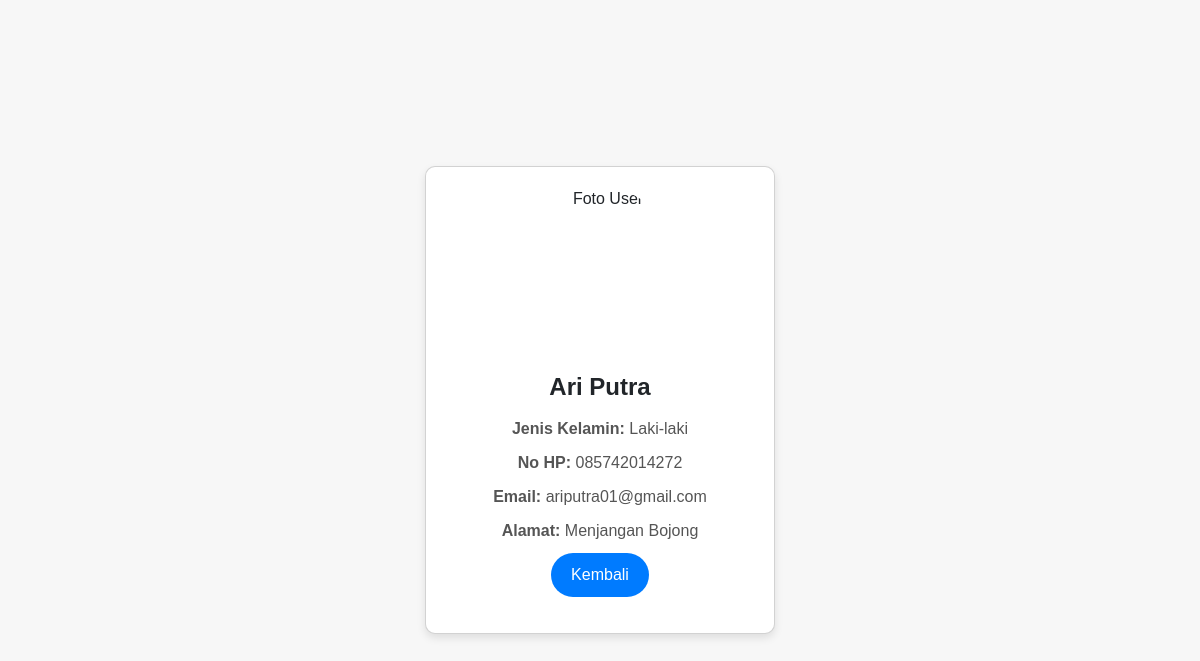
Screenshot of /detail.php?id=1 with the database file from the repository.
### tables this page shows
CREATE TABLE `tb_users` (
  `id` int(10) NOT NULL,
  `nama` varchar(255) NOT NULL,
  `alamat` varchar(255) NOT NULL,
  `nohp` char(13) NOT NULL,
  `foto` blob DEFAULT NULL,
  `jenis_kelamin` enum('Laki-laki','Perempuan') DEFAULT NULL,
  `email` varchar(255) DEFAULT NULL
);

### detail.php (the view, shortened to what this page needs)
<?php
$servername = "localhost";
$username = "root";
$password = "";
$dbname = "db_php";
$conn = new mysqli($servername, $username, $password, $dbname);
if (isset($_GET['id'])) {
    $id = $_GET['id'];
    $sql = "SELECT * FROM tb_users WHERE id = $id";
    $result = $conn->query($sql);
    if ($result->num_rows > 0) {
        $row = $result->fetch_assoc();
    } else {
        echo "Data tidak ditemukan.";
        exit;
    }
} else {
    echo "ID tidak ditemukan.";
    exit;
}
?>
<!doctype html>
<html lang="en">
<head>
    <link href="https://cdn.jsdelivr.net/npm/bootstrap@5.3.3/dist/css/bootstrap.min.css" rel="stylesheet">
</head>
<body>
<div class="card">
    <div class="card-img-container">
        <img src="detail.php?id=<?php echo $row['id']; ?>&show_image=1" class="card-img-top" alt="Foto User">
    </div>
    <div class="card-body">
        <h5 class="card-title"><?php echo $row['nama']; ?></h5>
        <p class="card-text"><strong>Jenis Kelamin:</strong> <?php echo $row['jenis_kelamin']; ?></p>
        <p class="card-text"><strong>No HP:</strong> <?php echo $row['nohp']; ?></p>
        <p class="card-text"><strong>Email:</strong> <?php echo $row['email']; ?></p>
        <p class="card-text"><strong>Alamat:</strong> <?php echo $row['alamat']; ?></p>
        <a href="index.php" class="btn btn-primary">Kembali</a>
    </div>
</div>
</body>
</html>

### detail.php (style rules this page uses)
body { background-color: #f7f7f7; font-family: 'Arial', sans-serif; display: flex; justify-content: center; align-items: center; height: 100vh; margin: 0; }
.card { background-color: #ffffff; border-radius: 10px; box-shadow: 0 4px 8px rgba(0, 0, 0, 0.1); max-width: 350px; width: 100%; padding: 20px; text-align: center; }
.card-img-container { display: flex; justify-content: center; align-items: center; margin-bottom: 20px; }
.card-img-top { border-radius: 50%; width: 150px; height: 150px; object-fit: cover; }
.card-title { font-size: 1.5rem; font-weight: bold; margin-bottom: 15px; }
.card-text { font-size: 1rem; color: #555; margin-bottom: 10px; }
.btn-primary { background-color: #007bff; border: none; font-size: 1rem; padding: 10px 20px; border-radius: 25px; }

### rows the page displays
tb_users: nama "Ari Putra", jenis_kelamin "Laki-laki", nohp "085742014272", email "ariputra01@gmail.com", alamat "Menjangan Bojong"
